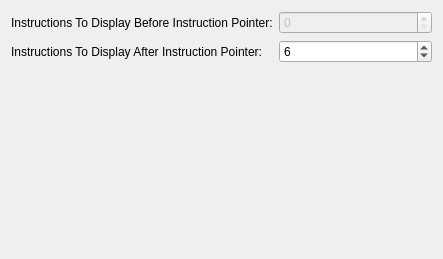
<?xml version="1.0" encoding="UTF-8"?>
<ui version="4.0">
 <class>DumpStateOptionsPage</class>
 <widget class="QWidget" name="DumpStateOptionsPage">
  <property name="geometry">
   <rect>
    <x>0</x>
    <y>0</y>
    <width>443</width>
    <height>259</height>
   </rect>
  </property>
  <property name="windowTitle">
   <string>Dump State Plugin</string>
  </property>
  <layout class="QGridLayout" name="gridLayout">
   <item row="0" column="0">
    <widget class="QLabel" name="label">
     <property name="text">
      <string>Instructions To Display Before Instruction Pointer:</string>
     </property>
    </widget>
   </item>
   <item row="0" column="1">
    <widget class="QSpinBox" name="instructionsBeforeIP">
     <property name="enabled">
      <bool>false</bool>
     </property>
    </widget>
   </item>
   <item row="1" column="0">
    <widget class="QLabel" name="label_2">
     <property name="text">
      <string>Instructions To Display After Instruction Pointer:</string>
     </property>
    </widget>
   </item>
   <item row="1" column="1">
    <widget class="QSpinBox" name="instructionsAfterIP">
     <property name="value">
      <number>6</number>
     </property>
    </widget>
   </item>
   <item row="2" column="0">
    <spacer name="verticalSpacer">
     <property name="orientation">
      <enum>Qt::Vertical</enum>
     </property>
     <property name="sizeHint" stdset="0">
      <size>
       <width>20</width>
       <height>190</height>
      </size>
     </property>
    </spacer>
   </item>
  </layout>
 </widget>
 <resources/>
 <connections/>
</ui>
